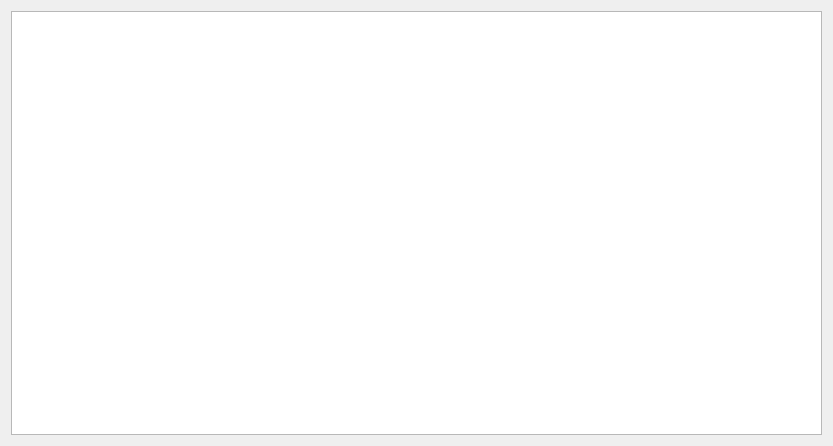
<?xml version="1.0" encoding="UTF-8"?>
<ui version="4.0">
 <class>widgetDeplaceSouris</class>
 <widget class="QWidget" name="widgetDeplaceSouris">
  <property name="geometry">
   <rect>
    <x>0</x>
    <y>0</y>
    <width>833</width>
    <height>446</height>
   </rect>
  </property>
  <property name="sizePolicy">
   <sizepolicy hsizetype="Maximum" vsizetype="Maximum">
    <horstretch>0</horstretch>
    <verstretch>0</verstretch>
   </sizepolicy>
  </property>
  <property name="windowTitle">
   <string>Form</string>
  </property>
  <layout class="QGridLayout" name="gridLayout">
   <item row="0" column="0">
    <widget class="QGraphicsView" name="graphicsView"/>
   </item>
  </layout>
 </widget>
 <resources/>
 <connections/>
</ui>
